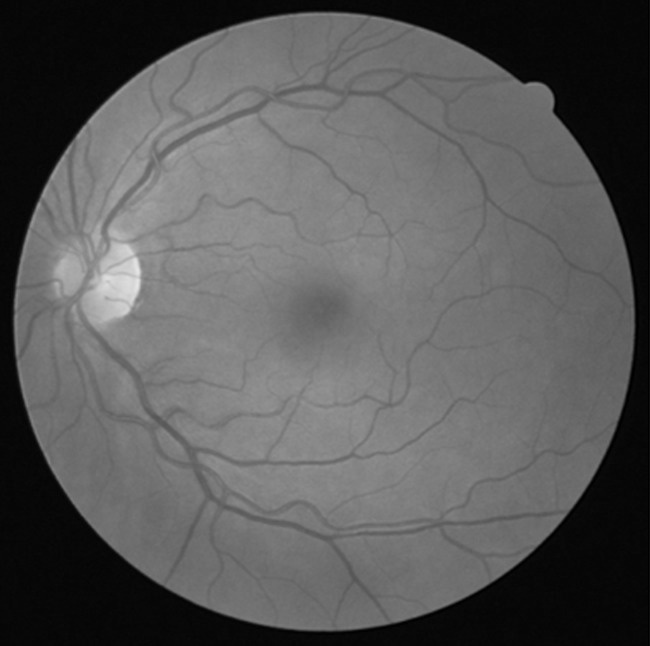
#> input picture tp4/Ej2/original_image.jpg, 650 x 646 px
$ python ej2.py
#> lines starting #> are read from the running program, lines starting #| are printed output that depends on the picture
from PIL import Image, ImageFilter, ImageOps
import cv2
import numpy as np
import matplotlib.pyplot as plt
image = Image.open("original_image.jpg").convert("L")
#> image is the input picture: PIL image 650x646 L; min 0, max 229, mean 88.9

# Aplica el filtro EDGE_ENHANCE para resaltar los bordes
i_edge_enhace= image.filter(ImageFilter.EDGE_ENHANCE)

i_edge_enhace_more = image.filter(ImageFilter.EDGE_ENHANCE_MORE)

i_edge_enhace.save("image_filter_enhace.jpg")

i_edge_enhace_more.save("image_filter_enhace_more.jpg")

invert = ImageOps.invert(i_edge_enhace_more)
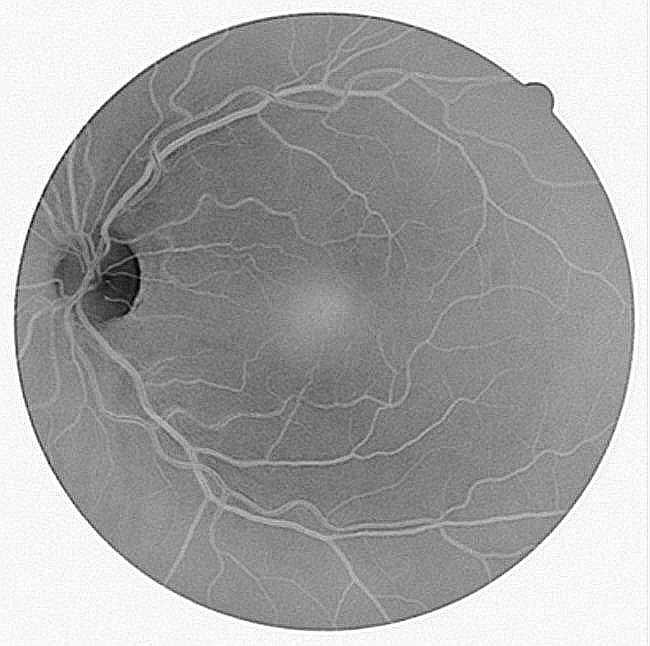
#> invert: PIL image 650x646 L; min 0, max 255, mean 165.8

invert.save("enhace_more_invert.png")

original_image = image.convert('L')
b = np.array(original_image)
# Create an unsharp mask kernel, high pass
h = np.array([[0, -1, 0],
             [-1, 5, -1],
              [0, -1, 0]])

# Apply the filter to the image
i_high_pass = cv2.filter2D(b, -1, h)

cv2.imwrite("high_pass.jpg", i_high_pass)
